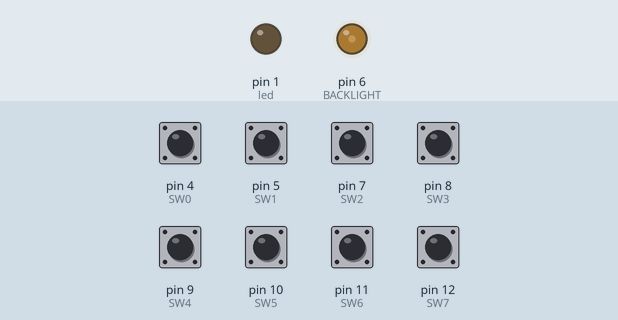
Recording of a sketch running on a simulated Arduino Leonardo, built with avr-gcc and run on an emulated ATmega32U4. Shown: output pins drawn as LEDs (lit = HIGH). Inputs (shaded band) come from the test bench; at power-on: pin 4 (SW0), pin 5 (SW1), pin 7 (SW2), pin 8 (SW3), pin 9 (SW4), pin 10 (SW5), pin 11 (SW6), pin 12 (SW7) HIGH. USB keyboard and mouse output is not drawn.

Above: at 1.25 s.
1.3 s: pin 4 (SW0) pulled LOW for 0.15 s
At 1.47 s:
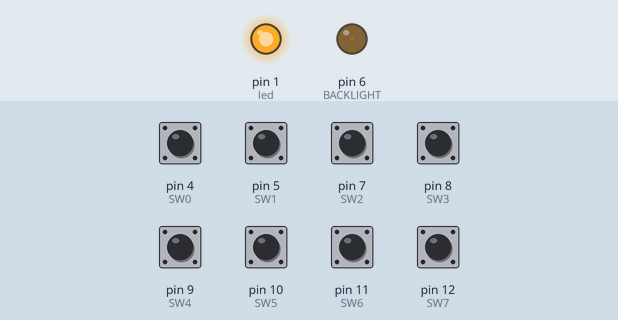
At 2.39 s:
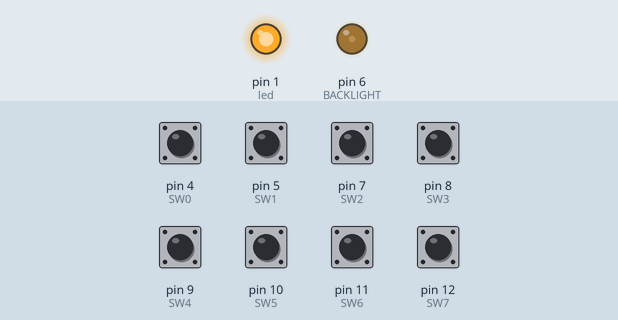
4.3 s: pin 5 (SW1) pulled LOW for 0.15 s
At 4.45 s:
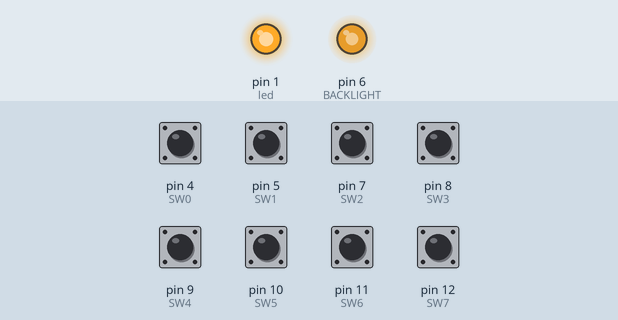
7.3 s: pin 8 (SW3) pulled LOW for 1 s
10.3 s: pin 7 (SW2) pulled LOW for 0.15 s
At 13.15 s:
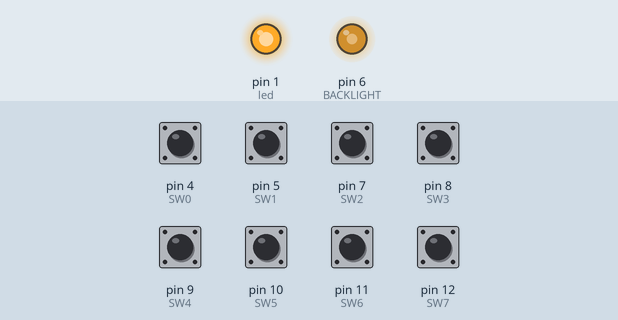
13.3 s: pin 9 (SW4) pulled LOW for 0.15 s
16.3 s: pin 10 (SW5) pulled LOW for 0.15 s
Timing chart, 0 to 20.3 s (numbered marks = the images above; inputs shaded):
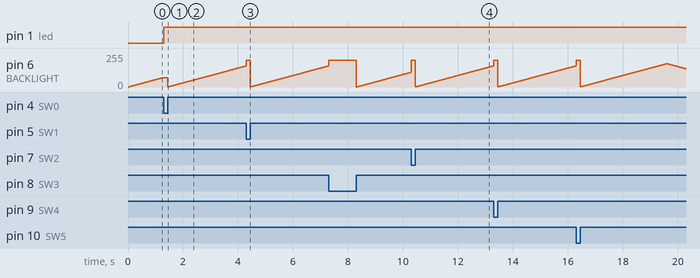

Measured:
- after the input at 1.3 s, pin 1 (led): LOW → HIGH at once

The sketch:

_8_key_test.ino
```cpp
/* Cherry MX Custom Keypad Example Program
 * By: Dan Watson
 * syncchannel.blogspot.com
 * 5/29/2016
 *
 * This example program has the following behavior for the keys:
 *  -- Software debouncing (5ms)
 *  -- Characters are only sent once when the key is depressed
 *  -- Only one key can be pressed at a time
 *  -- The backlight pulses, but goes to full brightness on a press
 *
 *  All key behavior is completely customizable by modifying this program.
 *
 *  See this reference to learn the various keyboard and mouse commands available:
 *  https://www.arduino.cc/en/Reference/MouseKeyboard
 */

// You need to include this in some versions of the IDE
#include <Keyboard.h>

// Define I/O connections on board
#define SW0 4
#define SW1 5
#define SW2 7
#define SW3 8
#define SW4 9
#define SW5 10
#define SW6 11
#define SW7 12

#define led 1
#define BACKLIGHT 6

char ctrlKey = KEY_LEFT_CTRL;

// Counter for updating the backlight
uint16_t backlightCounter = 0;

void setup()
{
  pinMode(SW0, INPUT_PULLUP);
  pinMode(SW1, INPUT_PULLUP);
  pinMode(SW2, INPUT_PULLUP);
  pinMode(SW3, INPUT_PULLUP);
  pinMode(SW4, INPUT_PULLUP);
  pinMode(SW5, INPUT_PULLUP);
  pinMode(SW6, INPUT_PULLUP);
  pinMode(SW7, INPUT_PULLUP);
  pinMode(BACKLIGHT, OUTPUT);
  pinMode(led, OUTPUT);

  Keyboard.begin();
}

void loop()

{
 // digitalWrite(led, HIGH);   // turn the LED on (HIGH is the voltage level)
  //delay(1000);               // wait for a second
  //digitalWrite(led, LOW);    // turn the LED off by making the voltage LOW
  //delay(1000);               // wait for a second


{
  // Check the first key (previous). If it is pressed, wait 5ms
  if (digitalRead(SW0) == LOW)
  {
    delay(5);

    // Check again (debouncing). If still pressed, send key
    if (digitalRead(SW0) == LOW)
    {
      // Backlight to full brightness during press
      analogWrite(led,200);
      backlightCounter = 201;

      // Send key
      Keyboard.press(ctrlKey);
      Keyboard.press(209);
      Keyboard.releaseAll();
      delay(100);
      // Sit here while key is still pressed, sending charatcer only once
      while(digitalRead(SW0) == LOW) { }
    }
  }


  // Check second key (next)
  else if (digitalRead(SW1) == LOW)
  {
    delay(5);
    if (digitalRead(SW1) == LOW)
    {
      analogWrite(BACKLIGHT,200);
      backlightCounter = 201;
      Keyboard.press(ctrlKey);
      Keyboard.press(210);
      Keyboard.releaseAll();
      delay(100);
      while(digitalRead(SW1) == LOW) { }
    }
  }

  // Check third key (mute)
  else if (digitalRead(SW2) == LOW)
  {
    delay(5);
    if (digitalRead(SW2) == LOW)
    {
      analogWrite(BACKLIGHT,200);
      backlightCounter = 201;
      Keyboard.press(ctrlKey);
      Keyboard.press(205);
      Keyboard.releaseAll();
      delay(100);
      while(digitalRead(SW2) == LOW) { }
    }
  }

  // Check fourth key (volume down)
  else if (digitalRead(SW3) == LOW)
  {
    delay(5);
    if (digitalRead(SW3) == LOW)
    {
      analogWrite(BACKLIGHT,200);
      backlightCounter = 0;
      Keyboard.press(ctrlKey);
      Keyboard.press(214);
      Keyboard.releaseAll();
      delay(100);
      while(digitalRead(SW3) == LOW) { }
    }
  }

 // Check fifth key (volume up)
  else if (digitalRead(SW4) == LOW)
  {
    delay(5);
    if (digitalRead(SW4) == LOW)
    {
      analogWrite(BACKLIGHT,200);
      backlightCounter = 201;
      Keyboard.press(ctrlKey);
      Keyboard.press(211);
      Keyboard.releaseAll();
      delay(100);
      while(digitalRead(SW4) == LOW) { }
    }
  }

   // Check sixth key (play/pause)
  else if (digitalRead(SW5) == LOW)
  {
    delay(5);
    if (digitalRead(SW5) == LOW)
    {
      analogWrite(BACKLIGHT,200);
      backlightCounter = 201;
      Keyboard.press(ctrlKey);
      Keyboard.press(213);
      Keyboard.releaseAll();
      delay(100);
      while(digitalRead(SW5) == LOW) { }
    }
  }

   // Check seventh key (stop)
  else if (digitalRead(SW6) == LOW)
  {
    delay(5);
    if (digitalRead(SW6) == LOW)
    {
      analogWrite(BACKLIGHT,200);
      backlightCounter = 201;
      Keyboard.press(ctrlKey);
      Keyboard.press(212);
      Keyboard.releaseAll();
      delay(100);
      while(digitalRead(SW6) == LOW) { }
    }
  }


   // Check eighth key (page select) does nothing.
  else if (digitalRead(SW7) == LOW)
  {
    delay(5);
    if (digitalRead(SW7) == LOW)
    {
      analogWrite(BACKLIGHT,200);
      backlightCounter = 201;
      Keyboard.press(ctrlKey);
     //Keyboard.press();
      Keyboard.releaseAll();
      delay(100);
      while(digitalRead(SW7) == LOW) { }
    }
  }
  // If no keys were pressed, update the backlight
  else {
    backlightCounter++;

    // This if/else creates a pulsing effect instead of ramp from min to max
    if (backlightCounter < 32768)
      analogWrite(BACKLIGHT,map(backlightCounter,0,32767,0,175));
    else
      analogWrite(BACKLIGHT,map(backlightCounter,32768,65535,175,0));
  }
}
}
```
